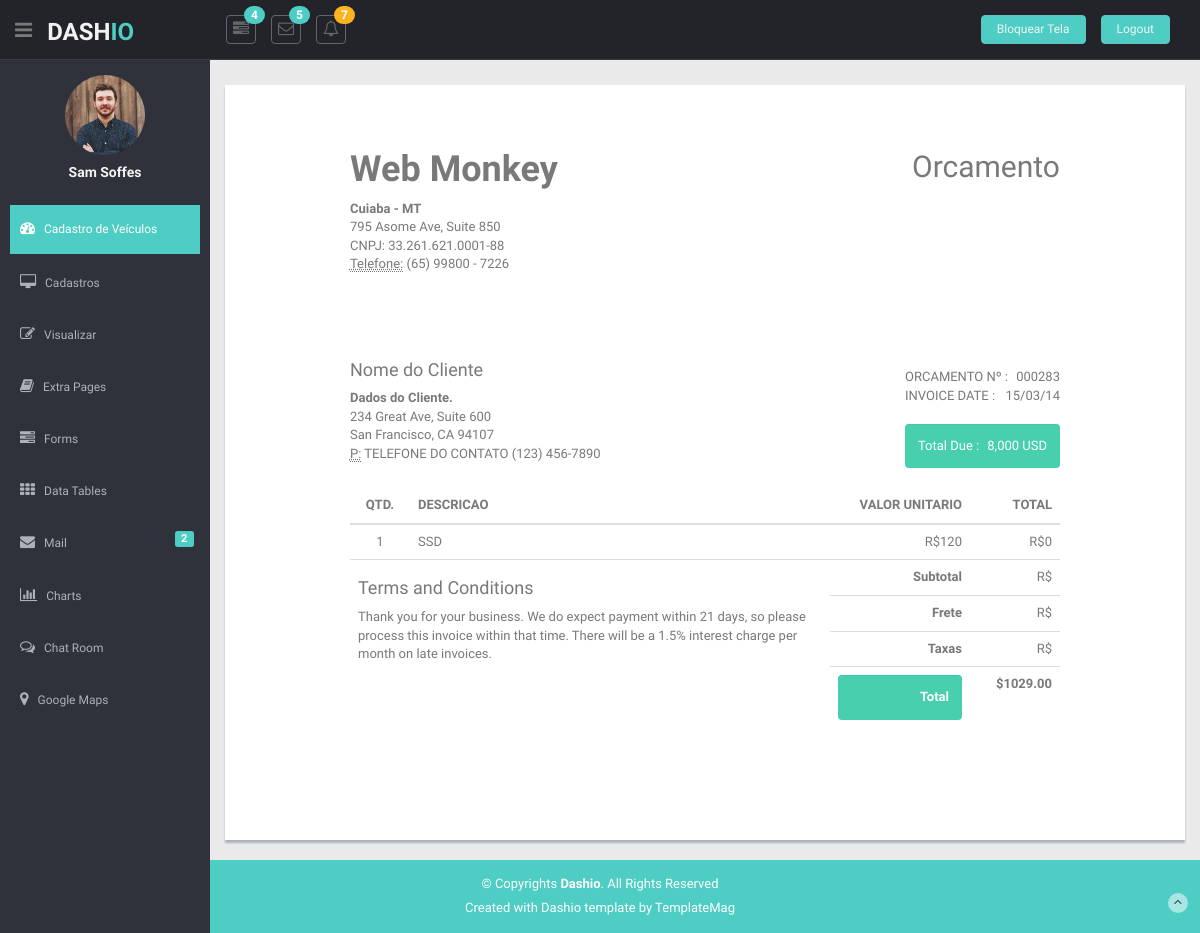
Before: /orcamentos/ (signed in) with the older database file.
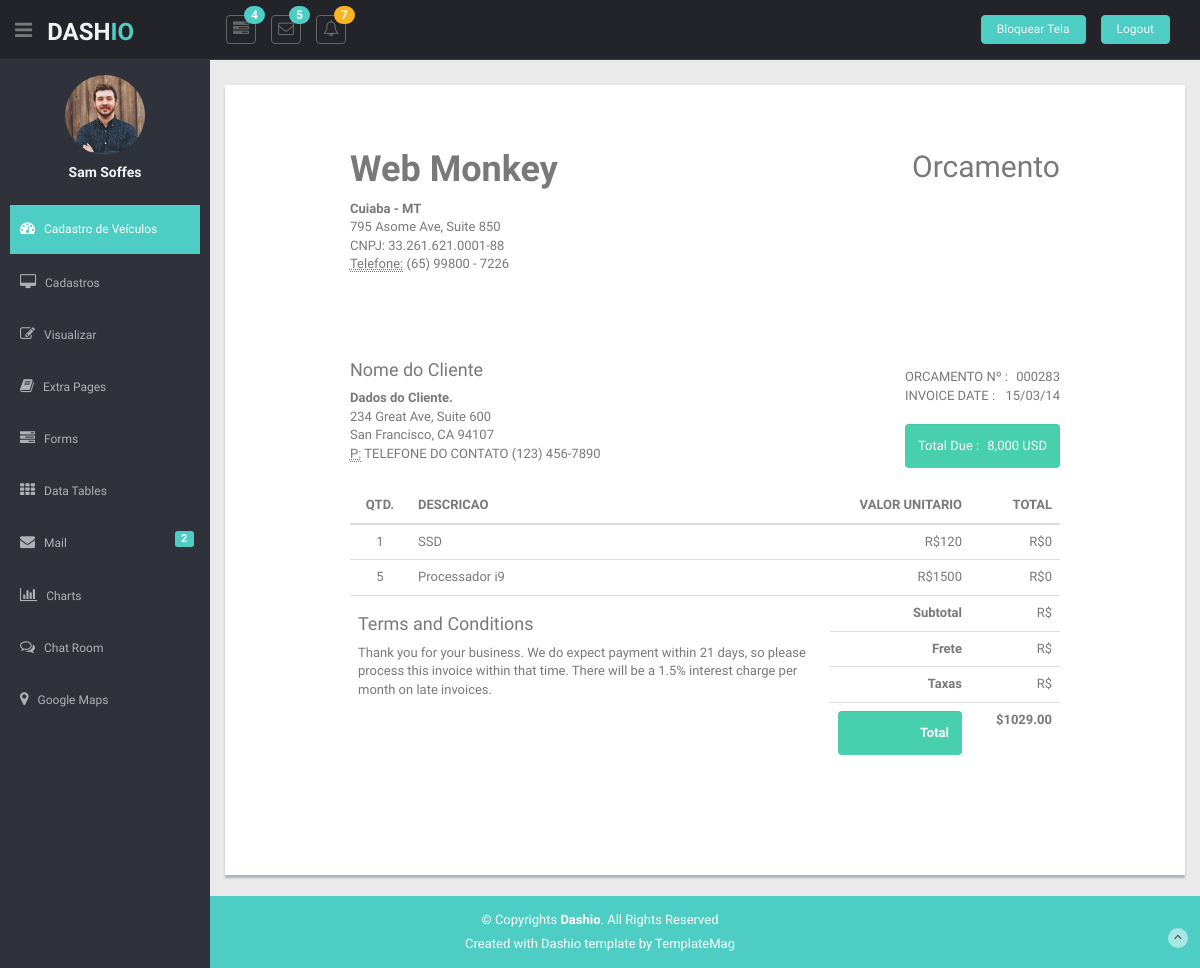
After: the same page with the newer database file.
### app/models.py (models this page shows)
class Orcamentos(models.Model):
    quantidade      =   models.IntegerField()
    descricao       =   models.CharField(max_length=250)
    precoUnitario   =   models.IntegerField()
    subTotal        =   models.IntegerField()
    total           =   models.IntegerField()
    frete           =   models.IntegerField()
    taxas           =   models.IntegerField()
    validade_orcamento  = models.CharField(max_length=12)
    data_orcamento = models.CharField(max_length=12)
    nome_cliente = models.CharField(max_length=250)
    telefone_cliente = models.CharField(max_length=12)

### app/views.py (the view)
# urls.py: path('orcamentos/', orcamentos, name='orcamentos'),
@login_required
def orcamentos(request):
    data     = {}
    search   = request.GET.get('search')
    if search:
        data['db'] = Orcamentos.objects.filter(nome__icontains=search)
    else:
        data['db'] = Orcamentos.objects.all()
    return render(request, 'orcamentos.html', data)

### app/templates/orcamentos.html (shortened to what the changed rows need)
{% extends 'base.html' %}
{% block content %}
    <section id="main-content">
      <section class="wrapper">
        <div class="col-lg-12 mt">
          <div class="row content-panel">
            <div class="col-lg-10 col-lg-offset-1">
              <div class="invoice-body">
                <div class="pull-left">
                  <h1>Web Monkey</h1>
                </div>
                <div class="pull-right">
                  <h2>Orcamento</h2>
                </div>
                <br>
                <br>
                <br>
                <table class="table">
                  <thead>
                    <tr>
                      <th style="width:60px" class="text-center">QTD.</th>
                      <th class="text-left">DESCRICAO</th>
                      <th style="width:140px" class="text-right">VALOR UNITARIO</th>
                      <th style="width:90px" class="text-right">TOTAL</th>
                    </tr>
                  </thead>
                  <tbody>
                              {% for dbs in db %}
                    <tr>
                      <td class="text-center">{{dbs.quantidade}}</td>
                      <td>{{dbs.descricao}}</td>
                      <td class="text-right">R${{dbs.precoUnitario}}</td>
                      <td class="text-right">R${{dbs.total}}</td>
                    </tr>
                              {% endfor %}
                  </tbody>
                </table>
                <br>
                <br>
              </div>
      </section>
    </section>
    {% load static %}
 {% endblock %}

Changed rows visible on the page:
added Orcamentos: quantidade "5", descricao "Processador i9", precoUnitario "1500", total "0"
